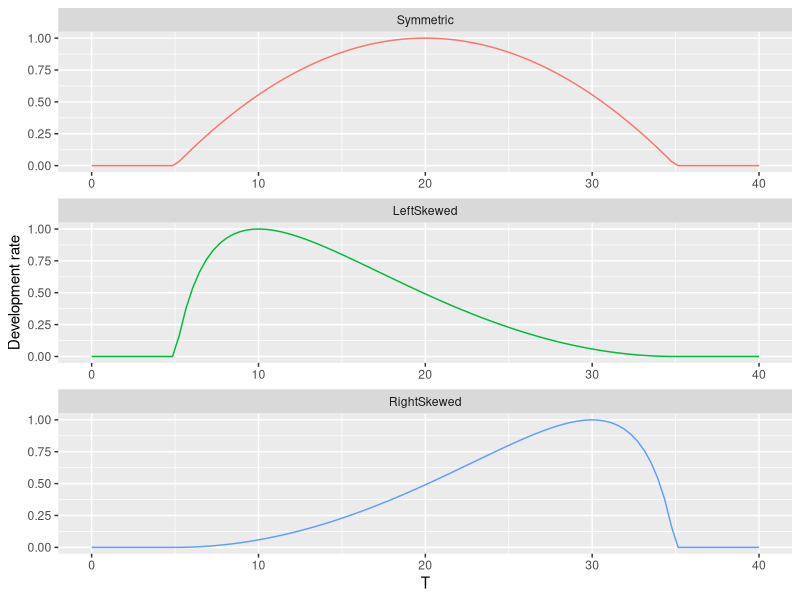

Source code (R):
rm(list=ls(all=TRUE))
graphics.off()
library(ggplot2)
library(reshape2)

# source("~/Rdev/setup.R")


f = function(T, p) {
  Tmin = p[1]
  Topt = p[2]
  Tmax = p[3]
  y = (T - Tmax)*(T - Tmin)^2 / 
      (Topt - Tmin) / 
      ( (Topt - Tmin)*(T - Topt) - (Topt - Tmax)*(Topt + Tmin - 2*T) )
  y[ T<=Tmin | T>=Tmax ] = 0 # Use inclusive inequalities to filter out possible 0/0 (NaN)
  y
}

lrf = function(T, p) {
  Tmin = p[1]
  Topt = p[2]
  Tmax = p[3]
  ymax = p[4]
  if (Topt > (Tmin + Tmax)/2) {
    F = f(T, p)
  } else {
    q = p
    q[2] = Tmin + Tmax - Topt  # mirror x-axis
    Trev = Tmin + Tmax - T     # mirror x-axis
    F = f(Trev, q)
  }
  
  ymax*F
}

x = seq(0, 40, length.out=100)
M = data.frame(
  T = x,
  Symmetric   = lrf(x, c(5, 20, 35, 1)),
  LeftSkewed  = lrf(x, c(5, 10, 35, 1)),
  RightSkewed = lrf(x, c(5, 30, 35, 1))
)

ggplot(melt(M, id.var="T"), aes(T, value, colour=variable)) +
  geom_line() +
  labs(y="Development rate") +
  facet_wrap(~variable, scales="free", ncol=1) +
  theme(
    legend.position = "none"
  )
